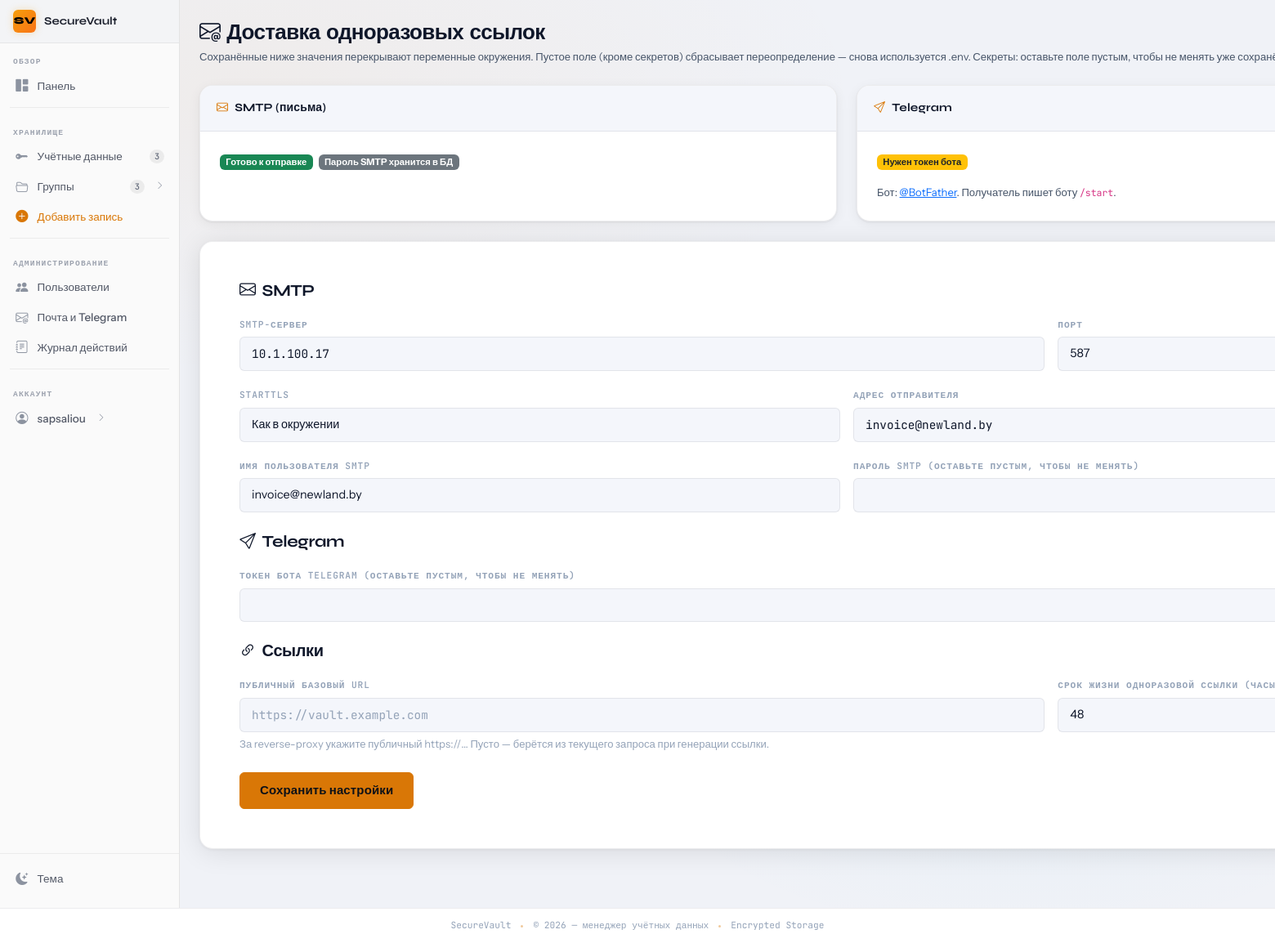
Screenshot of /admin/settings/delivery (signed in) with the database file from the repository.
### app/models.py (models this page shows, shortened)
class User(UserMixin, db.Model):
    id = db.Column(db.Integer, primary_key=True)
    username = db.Column(db.String(80), unique=True, nullable=False, index=True)
    email = db.Column(db.String(120), nullable=False, index=True)
    password_hash = db.Column(db.String(255), nullable=False)
    created_at = db.Column(db.DateTime, default=datetime.utcnow)
    last_login = db.Column(db.DateTime)
    is_active = db.Column(db.Boolean, default=True)
    is_admin = db.Column(db.Boolean, default=False, nullable=False)
    totp_enabled = db.Column(db.Boolean, default=False, nullable=False)
    totp_secret_encrypted = db.Column(db.Text)  # base32, Fernet
    credentials = db.relationship('Credential', backref='owner', lazy='dynamic', cascade='all, delete-orphan')
    groups = db.relationship('CredentialGroup', backref='creator', lazy='dynamic', cascade='all, delete-orphan')
    shares_received = db.relationship(
        'CredentialShare',
        foreign_keys='CredentialShare.shared_with_user_id',
        back_populates='shared_with_user',
        lazy='dynamic',
    )

class DeliverySettings(db.Model):
    __tablename__ = 'delivery_settings'
    id = db.Column(db.Integer, primary_key=True)
    mail_server = db.Column(db.String(255))
    mail_port = db.Column(db.Integer)
    mail_use_tls = db.Column(db.Boolean)
    mail_username = db.Column(db.String(255))
    mail_default_sender = db.Column(db.String(255))
    mail_password_encrypted = db.Column(db.Text)
    telegram_bot_token_encrypted = db.Column(db.Text)
    public_base_url = db.Column(db.String(512))
    ott_link_expires_hours = db.Column(db.Integer)

### app/routes.py (the view, shortened to what this page needs)
@admin_bp.route('/settings/delivery', methods=['GET', 'POST'])
@login_required
@admin_required
def admin_delivery_settings():
    row = get_delivery_row()
    form = AdminDeliverySettingsForm()
    if request.method == 'GET':
        form.mail_server.data = get_effective_mail_server() or ''
        form.mail_port.data = get_effective_mail_port()
        if row is None or row.mail_use_tls is None:
            form.mail_tls_mode.data = 'env'
        else:
            form.mail_tls_mode.data = 'yes' if row.mail_use_tls else 'no'
        form.mail_username.data = get_effective_mail_username() or ''
        form.mail_default_sender.data = get_effective_mail_default_sender() or ''
        pub = get_effective_public_base_url()
        form.public_base_url.data = pub or ''
        form.ott_link_expires_hours.data = get_effective_ott_hours()
    mail_on = mail_configured()
    tg_on = telegram_configured()
    row = get_delivery_row()
    return render_template(
        'admin_delivery_settings.html',
        form=form,
        mail_on=mail_on,
        telegram_on=tg_on,
        mail_pwd_in_db=bool(row and (row.mail_password_encrypted or '').strip()),
        tg_token_in_db=bool(row and (row.telegram_bot_token_encrypted or '').strip()),
    )

### app/templates/admin_delivery_settings.html (shortened to what this page needs)
{% extends "base.html" %}
{% block content %}
<div class="py-4 animate-fadein">
  <div class="mb-4">
    <h1 class="page-title mb-1"><i class="bi bi-envelope-at me-2"></i>Доставка одноразовых ссылок</h1>
    <p class="text-muted small mb-0">
      Сохранённые ниже значения перекрывают переменные окружения. Пустое поле (кроме секретов) сбрасывает переопределение — снова используется .env.
      Секреты: оставьте поле пустым, чтобы не менять уже сохранённое.
    </p>
  </div>
  <div class="row g-4 mb-4">
    <div class="col-lg-6">
      <div class="card-vault h-100">
        <div class="card-vault-header">
          <div class="card-vault-title">
            <span class="title-icon"><i class="bi bi-envelope"></i></span>
            SMTP (письма)
          </div>
        </div>
        <div class="p-4">
          <p class="mb-3">
            {% if mail_on %}
              <span class="badge text-bg-success">Готово к отправке</span>
            {% else %}
              <span class="badge text-bg-warning text-dark">Заполните сервер и отправителя</span>
            {% endif %}
            {% if mail_pwd_in_db %}
              <span class="badge text-bg-secondary ms-1">Пароль SMTP хранится в БД</span>
            {% endif %}
          </p>
        </div>
      </div>
    </div>
    <div class="col-lg-6">
      <div class="card-vault h-100">
        <div class="card-vault-header">
          <div class="card-vault-title">
            <span class="title-icon"><i class="bi bi-send"></i></span>
            Telegram
          </div>
        </div>
        <div class="p-4">
          <p class="mb-3">
            {% if telegram_on %}
              <span class="badge text-bg-success">Токен задан</span>
            {% else %}
              <span class="badge text-bg-warning text-dark">Нужен токен бота</span>
            {% endif %}
          </p>
          <p class="text-muted small mb-0">
            Бот: <a href="https://t.me/BotFather" target="_blank" rel="noopener">@BotFather</a>.
            Получатель пишет боту <code>/start</code>.
          </p>
        </div>
      </div>
    </div>
  </div>
  <div class="card-form">
    <div class="p-4 p-md-5">
      <form method="POST" novalidate>
        <h5 class="mb-3"><i class="bi bi-envelope me-2"></i>SMTP</h5>
        <div class="row g-3 mb-4">
          <div class="col-md-8">
            {{ form.mail_server.label(class="form-label") }}
            {{ form.mail_server(class="form-control font-monospace") }}
          </div>
          <div class="col-md-4">
            {{ form.mail_port.label(class="form-label") }}
            {{ form.mail_port(class="form-control") }}
          </div>
          <div class="col-md-6">
            {{ form.mail_tls_mode.label(class="form-label") }}
            {{ form.mail_tls_mode(class="form-select") }}
          </div>
          <div class="col-md-6">
            {{ form.mail_default_sender.label(class="form-label") }}
            {{ form.mail_default_sender(class="form-control font-monospace") }}
          </div>
          <div class="col-md-6">
            {{ form.mail_username.label(class="form-label") }}
            {{ form.mail_username(class="form-control") }}
          </div>
          <div class="col-md-6">
            {{ form.mail_password_new.label(class="form-label") }}
            {{ form.mail_password_new(class="form-control") }}
          </div>
        </div>
        <h5 class="mb-3"><i class="bi bi-send me-2"></i>Telegram</h5>
        <div class="mb-4">
          {{ form.telegram_bot_token_new.label(class="form-label") }}
          {{ form.telegram_bot_token_new(class="form-control font-monospace") }}
        </div>
        <h5 class="mb-3"><i class="bi bi-link-45deg me-2"></i>Ссылки</h5>
        <div class="row g-3 mb-4">
          <div class="col-md-8">
            {{ form.public_base_url.label(class="form-label") }}
            {{ form.public_base_url(class="form-control font-monospace") }}
            <p class="text-dim small mt-1 mb-0">За reverse-proxy укажите публичный https://… Пусто — берётся из текущего запроса при генерации ссылки.</p>
          </div>
          <div class="col-md-4">
            {{ form.ott_link_expires_hours.label(class="form-label") }}
            {{ form.ott_link_expires_hours(class="form-control") }}
          </div>
        </div>
        {{ form.submit(class="btn btn-primary btn-lg") }}
      </form>
    </div>
  </div>
</div>
{% endblock %}

### app/templates/partials/sidebar_right.html (shortened to what this page needs)
<div class="sv-sidebar-project">
  <div class="sv-sidebar-project-icon">SV</div>
  <span class="sv-sidebar-project-name">SecureVault</span>
</div>
<nav aria-label="Основная навигация">
  <span class="sv-sidebar-section-label">Обзор</span>
  <ul class="sv-nav">
    <li class="sv-nav-item">
      <a class="sv-nav-link" href="{{ url_for('main.dashboard') }}">
        <span class="sv-nav-icon"><i class="bi bi-grid-1x2-fill"></i></span>
        <span>Панель</span>
      </a>
    </li>
  </ul>
  <div class="sv-sidebar-divider"></div>
  <span class="sv-sidebar-section-label">Хранилище</span>
  <ul class="sv-nav">
    <li class="sv-nav-item">
      <a class="sv-nav-link" href="{{ url_for('credential_bp.list_credentials') }}">
        <span class="sv-nav-icon"><i class="bi bi-key-fill"></i></span>
        <span>Учётные данные</span>
        <span class="sv-nav-badge {% if current_user.credentials.count() == 0 %}sv-nav-badge-0{% endif %}">
          {{ current_user.credentials.count() }}
        </span>
      </a>
    </li>
    <li class="sv-nav-item">
      <button class="sv-nav-link"
              type="button"
              data-bs-toggle="collapse"
              data-bs-target="#sbGroups"
              aria-expanded="false"
              aria-controls="sbGroups">
        <span class="sv-nav-icon"><i class="bi bi-folder2-open"></i></span>
        <span>Группы</span>
        <span class="sv-nav-badge {% if current_user.groups.count() == 0 %}sv-nav-badge-0{% endif %}">
          {{ current_user.groups.count() }}
        </span>
        <i class="bi bi-chevron-right sv-nav-arrow ms-1"></i>
      </button>
        {% set groups = current_user.groups.order_by('position', 'name').all() %}
    </li>
    <li class="sv-nav-item">
      <a class="sv-nav-link" href="{{ url_for('credential_bp.add_credential') }}"
         style="color: var(--accent);">
        <span class="sv-nav-icon" style="color:var(--accent);"><i class="bi bi-plus-circle-fill"></i></span>
        <span>Добавить запись</span>
      </a>
    </li>
  </ul>
  {% if current_user.is_admin %}
  <div class="sv-sidebar-divider"></div>
  <span class="sv-sidebar-section-label">Администрирование</span>
  <ul class="sv-nav">
    <li class="sv-nav-item">
      <a class="sv-nav-link" href="{{ url_for('admin.admin_user_list') }}">
        <span class="sv-nav-icon"><i class="bi bi-people-fill"></i></span>
        <span>Пользователи</span>
      </a>
    </li>
    <li class="sv-nav-item">
      <a class="sv-nav-link" href="{{ url_for('admin.admin_delivery_settings') }}">
        <span class="sv-nav-icon"><i class="bi bi-envelope-at"></i></span>
        <span>Почта и Telegram</span>
      </a>
    </li>
    <li class="sv-nav-item">
      <a class="sv-nav-link" href="{{ url_for('admin.admin_audit_log') }}">
        <span class="sv-nav-icon"><i class="bi bi-journal-text"></i></span>
        <span>Журнал действий</span>
      </a>
    </li>
  </ul>
  {% endif %}
  <div class="sv-sidebar-divider"></div>
  <span class="sv-sidebar-section-label">Аккаунт</span>
  <ul class="sv-nav">
    <li class="sv-nav-item">
      <button class="sv-nav-link"
              type="button"
              data-bs-toggle="collapse"
              data-bs-target="#sbAccount"
              aria-expanded="false"
              aria-controls="sbAccount">
        <span class="sv-nav-icon"><i class="bi bi-person-circle"></i></span>
        <span class="text-truncate">{{ current_user.username }}</span>
        <i class="bi bi-chevron-right sv-nav-arrow ms-1"></i>
      </button>
    </li>
  </ul>
</nav>
<div class="sv-sidebar-actions">
  <button type="button" class="sv-theme-btn theme-toggle" title="Сменить тему">
    <span class="sv-nav-icon">
      <i class="bi bi-moon-stars-fill theme-icon-dark"></i>
    </span>
    <span>Тема</span>
  </button>
</div>

### rows the page displays
User: username "sapsaliou"
DeliverySettings: mail_server "10.1.100.17", mail_port "587", mail_default_sender "invoice@newland.by", mail_username "invoice@newland.by", ott_link_expires_hours "48"

### other values shown
{{ current_user.credentials.count() }} "3"
{{ current_user.groups.count() }} "3"
